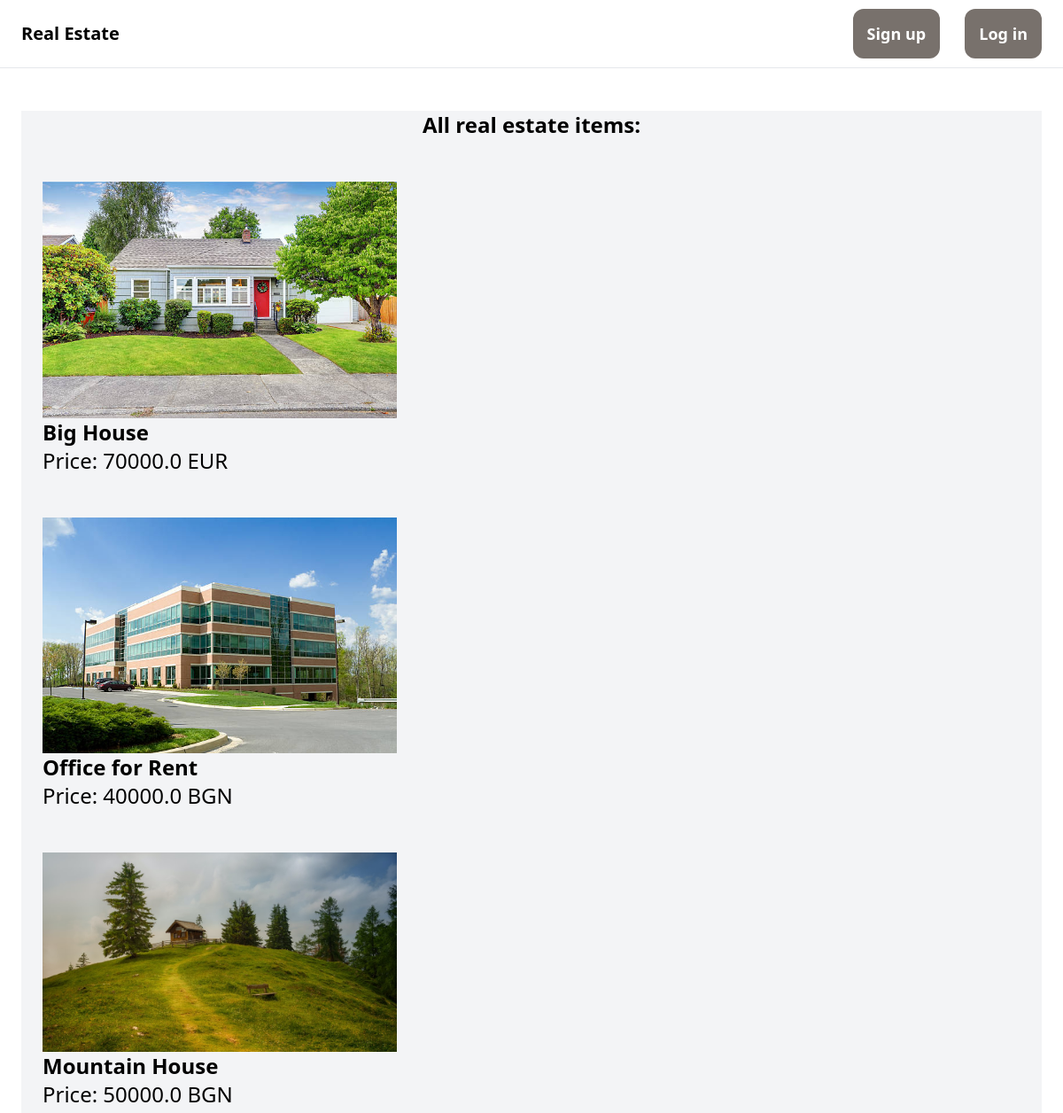
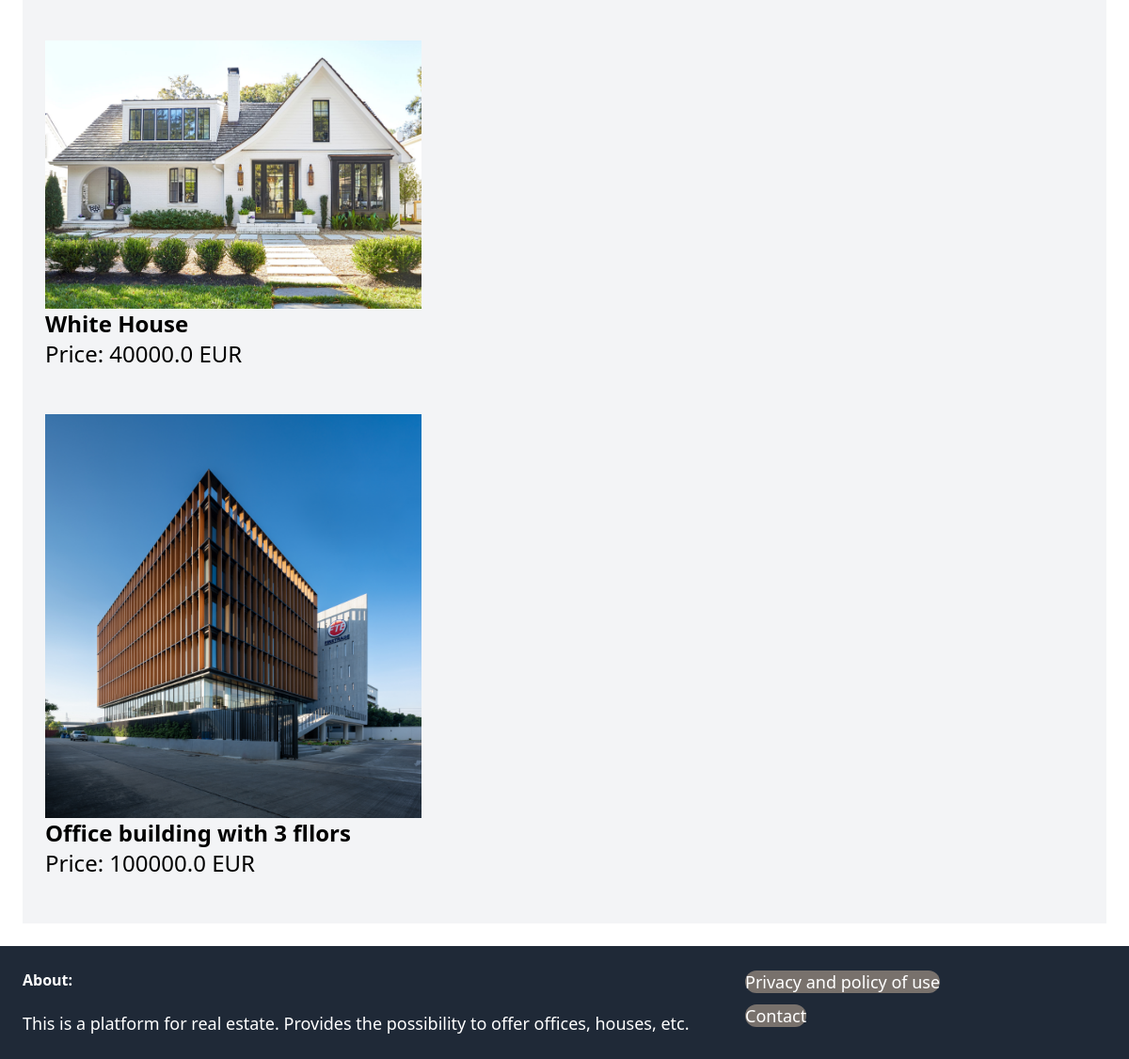
The page / on the database its author committed (2 pictures, top to bottom).
### item/models.py (models this page shows, shortened)
class Item(models.Model):
    catergory_id = models.ForeignKey(Catergory, related_name='items',on_delete=models.CASCADE)
    name = models.CharField(max_length=255)
    descripion = models.TextField(blank=True, null=True)
    price = models.FloatField()
    currency_value = models.ForeignKey(Currency, related_name='items',on_delete=models.CASCADE, null=True)
    image = models.ImageField(blank=True, null=True)
    contact_info = models.CharField(max_length=255)
    created_by = models.ForeignKey(User, related_name='items',on_delete=models.CASCADE)
    created_at = models.DateTimeField(auto_now_add=True)

class Currency(models.Model):
    name = models.CharField(max_length=5)
    class Meta:
        verbose_name_plural = 'Currency'
    def __str__(self):
        return self.name

### core/views.py (the view)
# urls.py: path('', views.index, name='idnex'),
def index(request):
    items = Item.objects.all()
    context = {
        'items': items,
    }
    return render(request, 'core/index.html', context)

### core/templates/core/index.html
{% extends 'core/base.html' %}
{% block content %}
  <div class="mt-6 px-6 bg-gray-100">
    <h2 class="mb-12 text-2xl text-center font-semibold">All real estate items:</h2>
    <div>
      {% for item in items %}
        <div>
          <a href="{% url 'item:detail' item.id %}">
            <img height=300px width=400px src="{{item.image.url}}" alt="Not found">
            <h2 class ="text-2xl font-semibold">{{item.name}}</h2>
            <h2 class ="text-2xl">Price: {{item.price}} {{item.currency_value}}</h2>
            <br>
          </a>
        </div>
        <br>
      {% endfor %}
    </div>
  </div>
{% endblock %}

### core/templates/core/base.html (shortened to what this page needs)
<html>
  <head>
    <script src="https://cdn.tailwindcss.com"></script>
  </head>
  <body>
    <nav class="px-6 py-6 flex justify-between items-center border-b border-gray-200">
      <a href="/" class="text-xl font-semibold">Real Estate</a>
      <div class="space-x-6">
        {% if request.user.is_authenticated %}
        <a href="{% url 'item:new' %}" class="px-4 py-4 text-lg font-semibold bg-stone-500 text-white hover:text-stone-700 rounded-xl">New Item</a>
        <a href="{% url 'dashboard:index' %}" class="px-4 py-4 text-lg font-semibold bg-stone-500 text-white hover:text-stone-700 rounded-xl">Dashboard</a>
        <a href="{% url 'core:logout' %}" class="px-4 py-4 text-lg font-semibold bg-stone-500 text-white hover:text-stone-700 rounded-xl">Log out</a>
        {% else %}
        <a href="{% url 'core:signup' %}" class="px-4 py-4 text-lg font-semibold bg-stone-500 text-white hover:text-stone-700 rounded-xl">Sign up</a>
        <a href="{% url 'core:login' %}" class="px-4 py-4 text-lg font-semibold bg-stone-500 text-white hover:text-stone-700 rounded-xl">Log in</a>
        {% endif %}
      </div>
    </nav>
    <div class="px-6 py-6">
        {% block content %}
        {% endblock %}
    </div>
    <footer class="px-6 py-6 flex justify-between bg-gray-800">
      <div class="w-2/3 pr-10">
        <h2 class="mb-5 font-semibold text-white">About:</h2>
        <p class="text-lg text-white">This is a platform for real estate. Provides the possibility to offer offices, houses, etc.</p>
      </div>
      <div class="w-1/3">
        <ul class="space-y-2">
          <li><a href="{% url 'core:privacy' %}" class="text-lg bg-stone-500 text-white hover:text-stone-700 rounded-xl">Privacy and policy of use</a></li>
          <li><a href="{% url 'core:contact' %}" class="text-lg bg-stone-500 text-white hover:text-stone-700 rounded-xl">Contact</a></li>
        </ul>
      </div>
    </footer>
  </body>
</html>

### rows shown on the page
Item: image (picture), name "Big House", price "70000.0", currency_value "EUR"
Item: image (picture), name "Office for Rent", price "40000.0", currency_value "BGN"
Item: image (picture), name "Mountain House", price "50000.0", currency_value "BGN"
Item: image (picture), name "White House", price "40000.0", currency_value "EUR"
Item: image (picture), name "Office building with 3 fllors", price "100000.0", currency_value "EUR"
